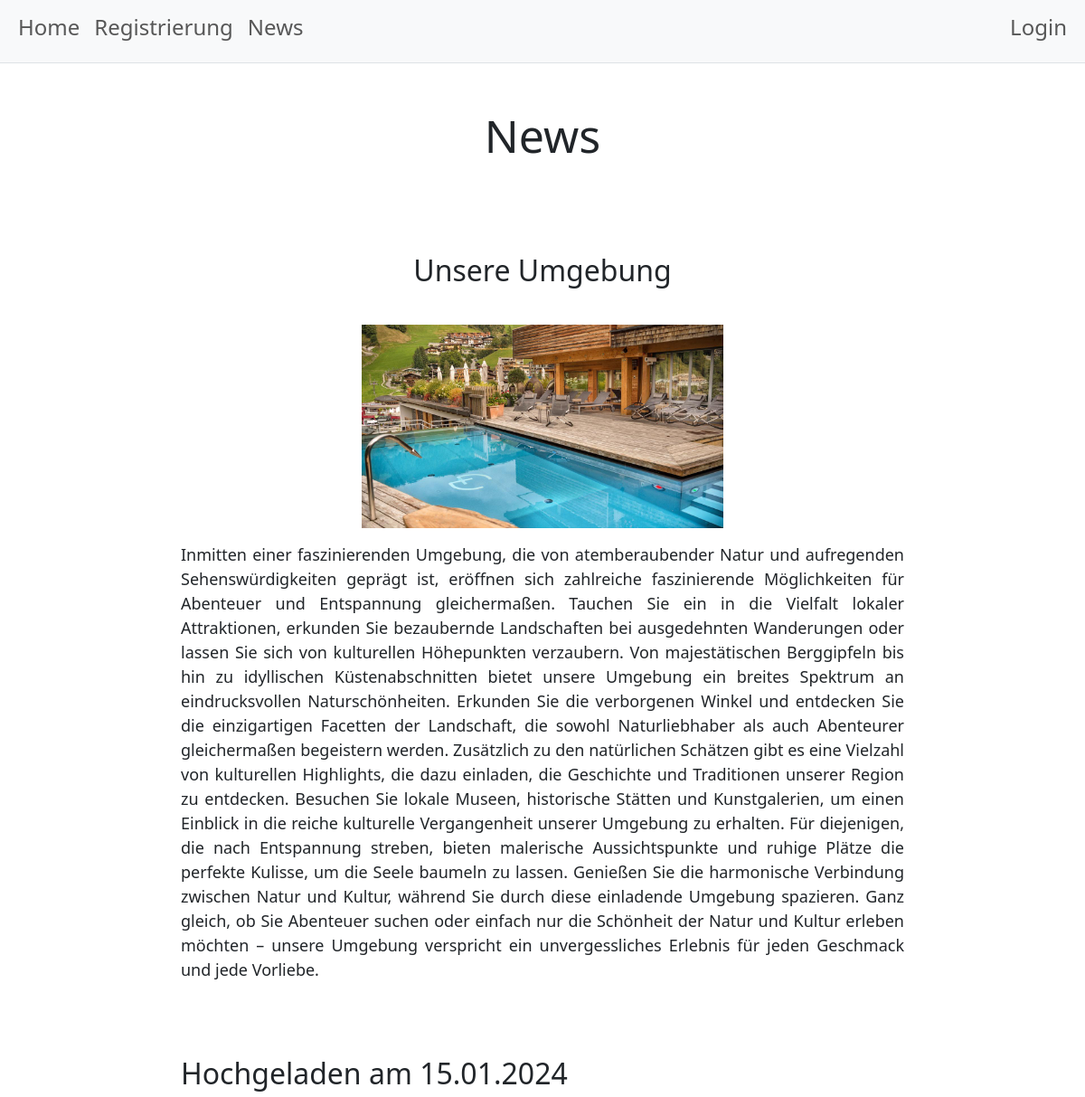
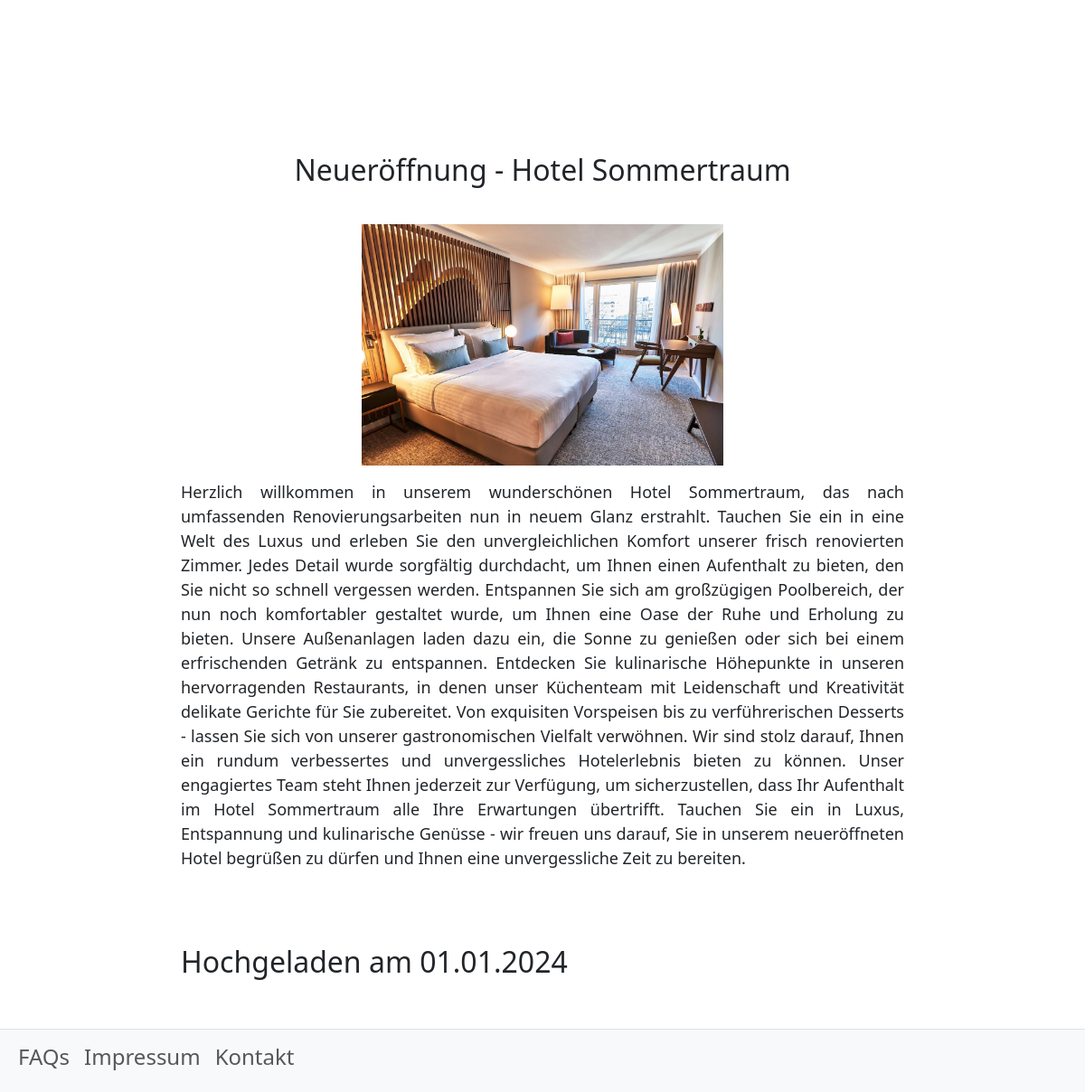
Page /index.php?page=news on the committed database (2 pictures, top to bottom).
### tables this page shows
CREATE TABLE `news` (
  `newsID` int(11) NOT NULL,
  `title` varchar(128) NOT NULL,
  `newsdate` date NOT NULL,
  `newstext` longtext NOT NULL,
  `thumbnail` varchar(128) NOT NULL
);

### seiten/news.php (the view, shortened to what this page needs)
<?php
require_once 'utils/dbaccess.php';
?>
<h1>News</h1>
<?php
$sql = "SELECT * FROM news ORDER BY newsdate DESC";
$stmt = mysqli_stmt_init($conn);
if (!mysqli_stmt_prepare($stmt, $sql)) {
    header("location: index.php?page=landing&error=stmtfailed");
    exit();
}
mysqli_stmt_execute($stmt);
$result = mysqli_stmt_get_result($stmt);
if (mysqli_num_rows($result) > 0) {
    while ($row = mysqli_fetch_assoc($result)) {
        ?>
        <div style="margin-bottom: 100px;">
            <div class="d-grid gap-3 col-8 mx-auto">
                <div class="text-center">
                    <h2>
                        <?php echo $row['title']; ?>
                    </h2>
                </div>
                <div class="text-center">
                    <img src="<?php echo $row['thumbnail']; ?>" alt="Thumbnail" class="img-fluid"
                        style="max-width: 50%; height: auto;">
                </div>
                <p style="text-align: justify;">
                    <?php echo $row['newstext']; ?>
                </p>
                <h2>
                    <?php
                    $newsdate = date("d.m.Y", strtotime($row["newsdate"]));
                    echo "Hochgeladen am " . $newsdate; ?>
                </h2>
            </div>
        </div>
        <?php
    }
} else {
    echo "<h3 style='text-align:center;'>Keine News vorhanden</h3>";
}
?>

### css/style.css (style rules this page uses)
body { background-color: rgb(116, 114, 114,); }
h1 { font-size: 50px; text-align: center; margin: 50px; }
h2 { margin-top: 50px; margin-bottom: 25px; }
p { font-size: 18px; }

### rows in the picture
news: title "Unsere Umgebung", thumbnail (picture), newstext "Inmitten einer faszinierenden Umgebung, die von atemberaubender Natur und aufregenden Sehenswürdigkeiten geprägt ist, eröffnen sich zahlreiche faszinierende Möglichkeiten für Abenteuer und Entspannung gleichermaßen. Tauchen Sie ein in die Vielfalt lokaler Attraktionen, erkunden Sie bezaubernde Landschaften bei ausgedehnten Wanderungen oder lassen Sie sich von kulturellen Höhepunkten verzaubern. Von majestätischen Berggipfeln bis hin zu idyllischen Küstenabschnitten bietet unsere Umgebung ein breites Spektrum an eindrucksvollen Naturschönheiten. Erkunden Sie die verborgenen Winkel und entdecken Sie die einzigartigen Facetten der Landschaft, die sowohl Naturliebhaber als auch Abenteurer…", newsdate "15.01.2024"
news: title "Neueröffnung - Hotel Sommertraum", thumbnail (picture), newstext "Herzlich willkommen in unserem wunderschönen Hotel Sommertraum, das nach umfassenden Renovierungsarbeiten nun in neuem Glanz erstrahlt. Tauchen Sie ein in eine Welt des Luxus und erleben Sie den unvergleichlichen Komfort unserer frisch renovierten Zimmer. Jedes Detail wurde sorgfältig durchdacht, um Ihnen einen Aufenthalt zu bieten, den Sie nicht so schnell vergessen werden. Entspannen Sie sich am großzügigen Poolbereich, der nun noch komfortabler gestaltet wurde, um Ihnen eine Oase der Ruhe und Erholung zu bieten. Unsere Außenanlagen laden dazu ein, die Sonne zu genießen oder sich bei einem erfrischenden Getränk zu entspannen. Entdecken Sie kulinarische Höhepunkte in unseren hervorragenden…", newsdate "01.01.2024"
